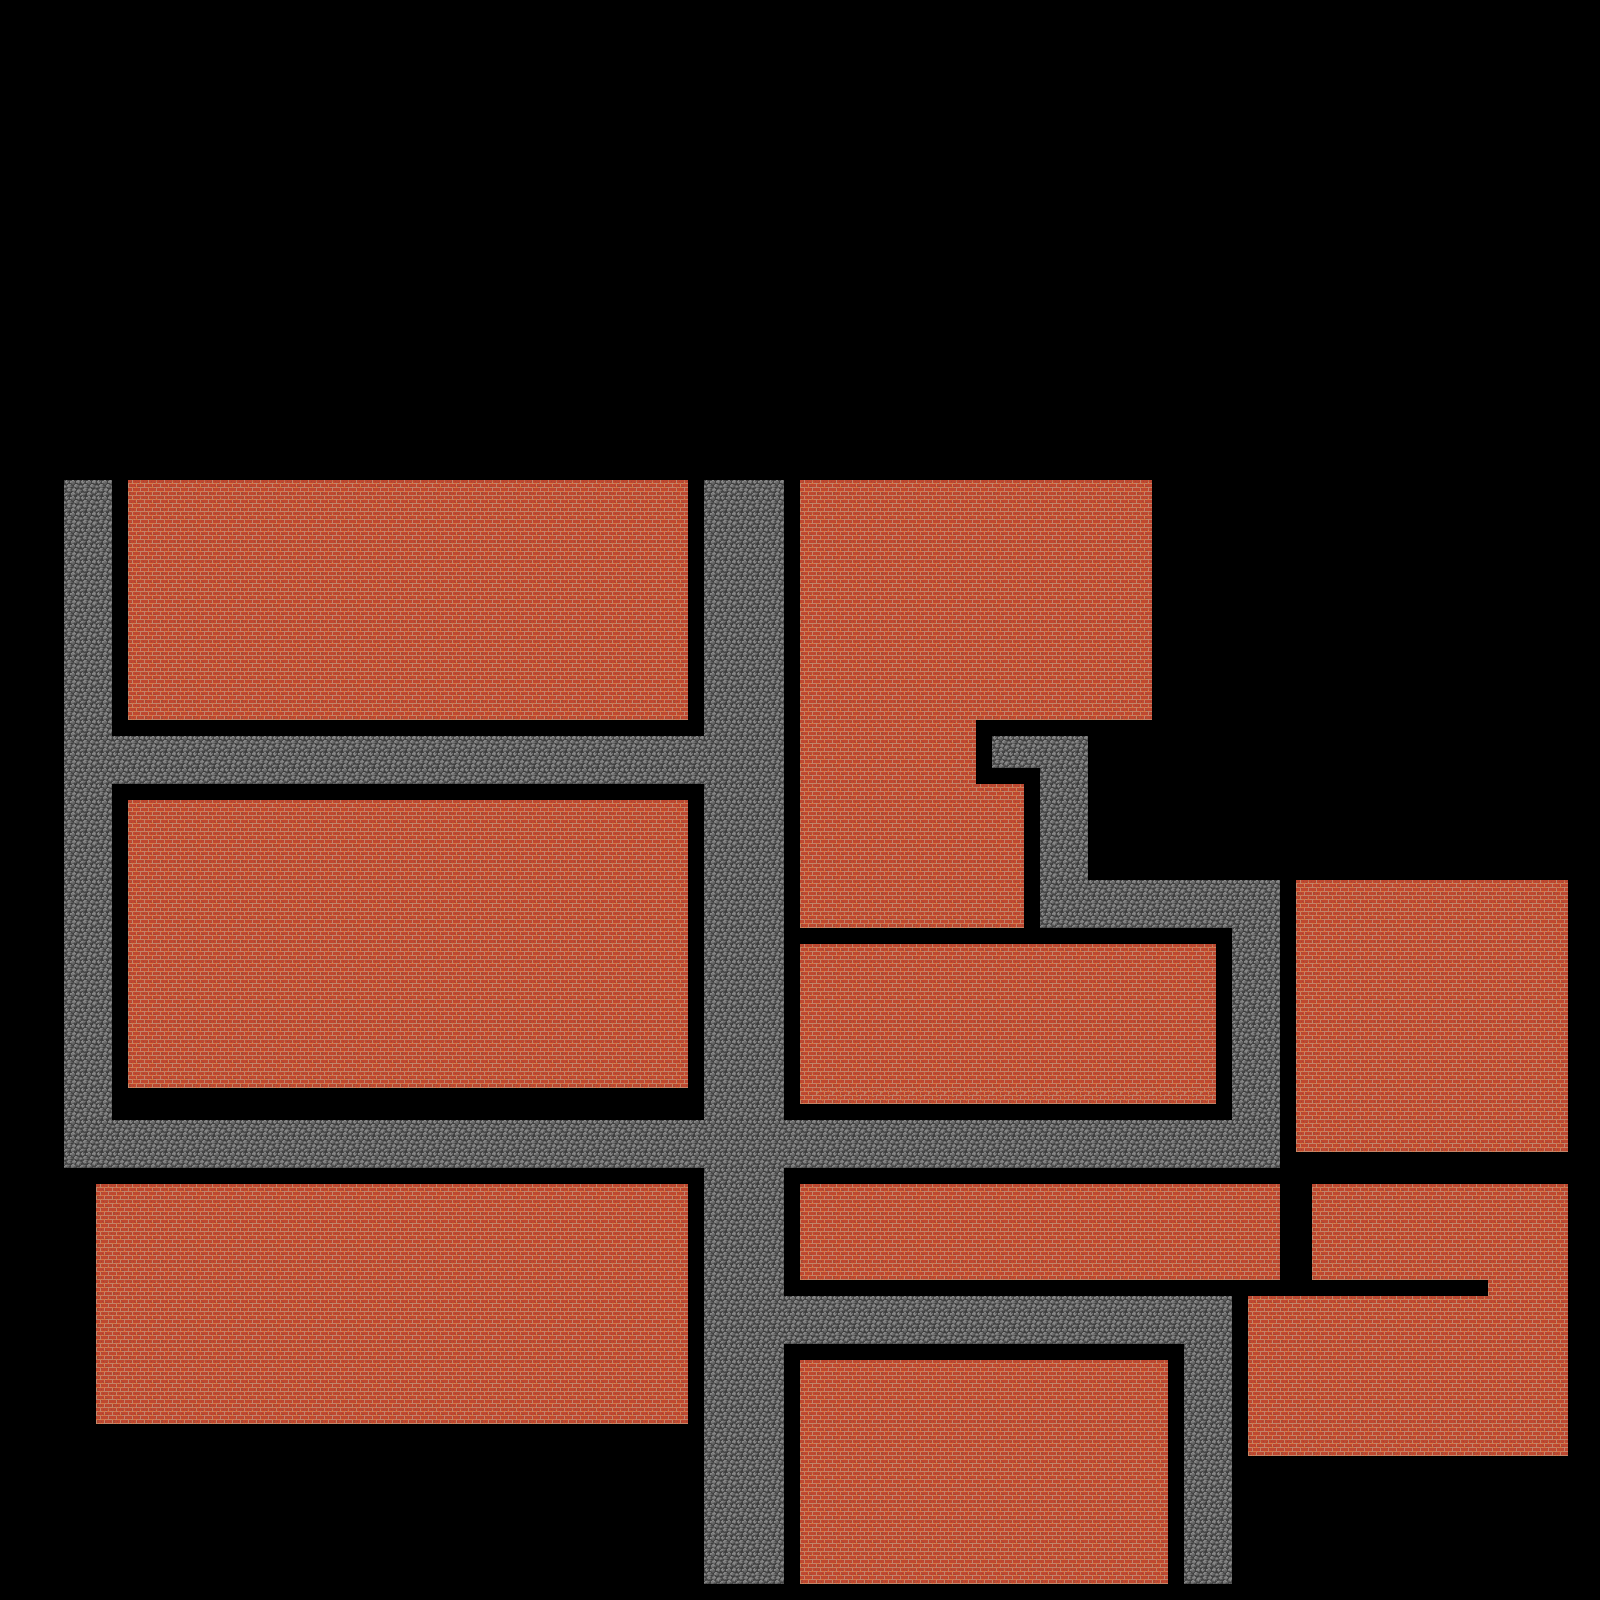

A level layout from a 2D game, rendered from its tile map. Below: a short description, then the map file with tile-grid data replaced by summaries:
An orthogonal 100x100 tile map with 16x16 px tiles, 1 tile layer (Tile Layer 1), 2 tilesets.

<map version="1.10" tiledversion="1.12.2" orientation="orthogonal" renderorder="right-down" width="100" height="100" tilewidth="16" tileheight="16" infinite="0" nextlayerid="2" nextobjectid="1">
 <tileset firstgid="1" name="CP_V1.0.4" tilewidth="16" tileheight="16" tilecount="3600" columns="60">
  <image source="CP_V1.0.4.png" width="960" height="960" />
 </tileset>
 <tileset firstgid="3601" name="Textures-16" tilewidth="16" tileheight="16" tilecount="1024" columns="32">
  <image source="Textures-16.png" width="512" height="512" />
 </tileset>
 <layer id="1" name="Tile Layer 1" width="100" height="100">
  <data>[10000 cells, 4594 non-empty, 3 distinct tile ids]</data>
 </layer>
</map>
